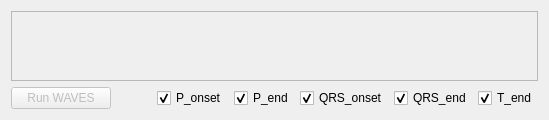
        <widget class="QWidget" name="wavesTab">
         <attribute name="title">
          <string>Waves</string>
         </attribute>
         <layout class="QVBoxLayout" name="verticalLayout_27">
          <item>
           <widget class="QScrollArea" name="scrollAreaWaves">
            <property name="sizePolicy">
             <sizepolicy hsizetype="Expanding" vsizetype="Expanding">
              <horstretch>0</horstretch>
              <verstretch>0</verstretch>
             </sizepolicy>
            </property>
            <property name="widgetResizable">
             <bool>true</bool>
            </property>
            <widget class="QWidget" name="scrollAreaWavesContent">
             <property name="geometry">
              <rect>
               <x>0</x>
               <y>0</y>
               <width>1054</width>
               <height>543</height>
              </rect>
             </property>
            </widget>
           </widget>
          </item>
          <item>
           <layout class="QHBoxLayout" name="horizontalLayout_23">
            <item>
             <widget class="QPushButton" name="pushButton_5">
              <property name="enabled">
               <bool>false</bool>
              </property>
              <property name="minimumSize">
               <size>
                <width>100</width>
                <height>0</height>
               </size>
              </property>
              <property name="maximumSize">
               <size>
                <width>100</width>
                <height>16777215</height>
               </size>
              </property>
              <property name="text">
               <string>Run WAVES</string>
              </property>
             </widget>
            </item>
            <item>
             <spacer name="horizontalSpacer_6">
              <property name="orientation">
               <enum>Qt::Horizontal</enum>
              </property>
              <property name="sizeHint" stdset="0">
               <size>
                <width>40</width>
                <height>20</height>
               </size>
              </property>
             </spacer>
            </item>
            <item>
             <widget class="QCheckBox" name="p_onset">
              <property name="text">
               <string>P_onset</string>
              </property>
              <property name="checked">
               <bool>true</bool>
              </property>
             </widget>
            </item>
            <item>
             <widget class="QCheckBox" name="p_end">
              <property name="text">
               <string>P_end</string>
              </property>
              <property name="checked">
               <bool>true</bool>
              </property>
             </widget>
            </item>
            <item>
             <widget class="QCheckBox" name="qrs_onset">
              <property name="text">
               <string>QRS_onset</string>
              </property>
              <property name="checked">
               <bool>true</bool>
              </property>
             </widget>
            </item>
            <item>
             <widget class="QCheckBox" name="qrs_end">
              <property name="text">
               <string>QRS_end</string>
              </property>
              <property name="checked">
               <bool>true</bool>
              </property>
             </widget>
            </item>
            <item>
             <widget class="QCheckBox" name="t_end">
              <property name="text">
               <string>T_end</string>
              </property>
              <property name="checked">
               <bool>true</bool>
              </property>
             </widget>
            </item>
           </layout>
          </item>
         </layout>
        </widget>
